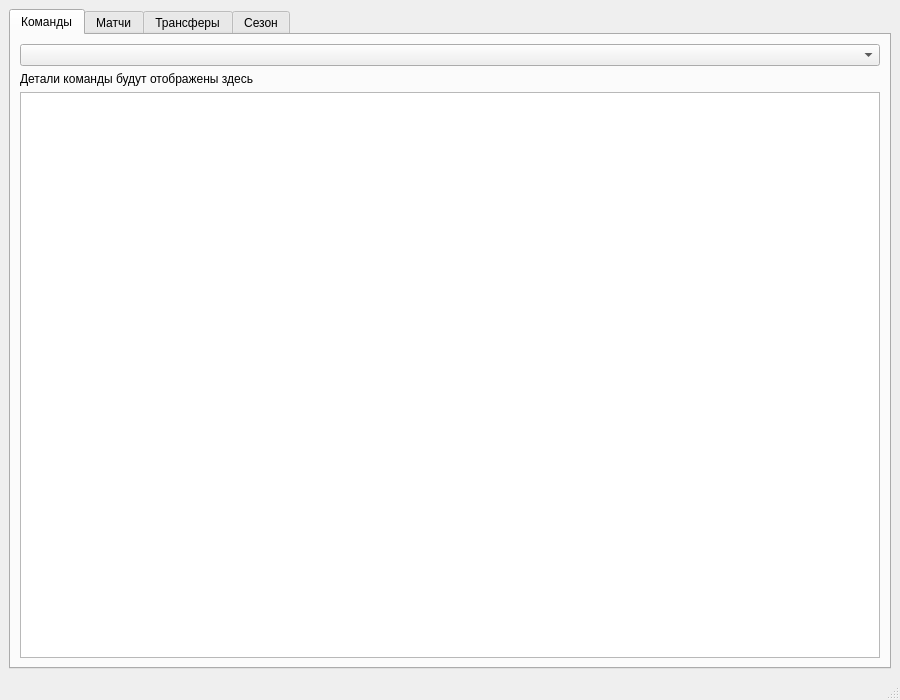
<?xml version="1.0" encoding="UTF-8"?>
<ui version="4.0">
 <class>MainWindow</class>
 <widget class="QMainWindow" name="MainWindow">
  <property name="geometry">
   <rect>
    <x>0</x>
    <y>0</y>
    <width>900</width>
    <height>700</height>
   </rect>
  </property>
  <property name="windowTitle">
   <string>Football Manager Simulation</string>
  </property>
  <widget class="QWidget" name="centralwidget">
   <layout class="QVBoxLayout" name="verticalLayoutCentral">
    <item>
     <widget class="QTabWidget" name="tabWidgetMain">
      <property name="tabPosition">
       <enum>QTabWidget::North</enum>
      </property>
      <property name="currentIndex">
       <number>0</number>
      </property>
      <widget class="QWidget" name="tabTeams">
       <attribute name="title">
        <string>Команды</string>
       </attribute>
       <layout class="QVBoxLayout" name="verticalLayoutTeams">
        <item>
         <widget class="QComboBox" name="teamComboBox"/>
        </item>
        <item>
         <widget class="QLabel" name="labelTeamDetails">
          <property name="text">
           <string>Детали команды будут отображены здесь</string>
          </property>
         </widget>
        </item>
        <item>
         <widget class="QListWidget" name="listWidgetTeamPlayers"/>
        </item>
       </layout>
      </widget>
      <widget class="QWidget" name="tabMatches">
       <attribute name="title">
        <string>Матчи</string>
       </attribute>
       <layout class="QVBoxLayout" name="verticalLayoutMatches">
        <item>
         <widget class="QLabel" name="labelSchedule">
          <property name="text">
           <string>Следующий матч:</string>
          </property>
         </widget>
        </item>
       </layout>
      </widget>
      <widget class="QWidget" name="tabTransfers">
       <attribute name="title">
        <string>Трансферы</string>
       </attribute>
       <layout class="QVBoxLayout" name="verticalLayoutTransfers">
        <item>
         <layout class="QHBoxLayout" name="horizontalLayoutTransferTeams">
          <item>
           <widget class="QComboBox" name="comboBoxSellTeam">
            <property name="currentText">
             <string/>
            </property>
           </widget>
          </item>
          <item>
           <widget class="QComboBox" name="comboBoxBuyTeam">
            <property name="currentText">
             <string/>
            </property>
           </widget>
          </item>
         </layout>
        </item>
        <item>
         <widget class="QListWidget" name="listWidgetTransferPlayers"/>
        </item>
        <item>
         <widget class="QPushButton" name="btnTransferPlayer">
          <property name="text">
           <string>Перевести игрока</string>
          </property>
         </widget>
        </item>
       </layout>
      </widget>
      <widget class="QWidget" name="tabSeason">
       <attribute name="title">
        <string>Сезон</string>
       </attribute>
       <layout class="QVBoxLayout" name="verticalLayoutSeason">
        <item>
         <widget class="QPushButton" name="btnNextSeason">
          <property name="text">
           <string>Завершить сезон</string>
          </property>
         </widget>
        </item>
        <item>
         <widget class="QListWidget" name="listWidget"/>
        </item>
       </layout>
      </widget>
     </widget>
    </item>
   </layout>
  </widget>
  <widget class="QStatusBar" name="statusbar"/>
 </widget>
 <resources/>
 <connections/>
</ui>
